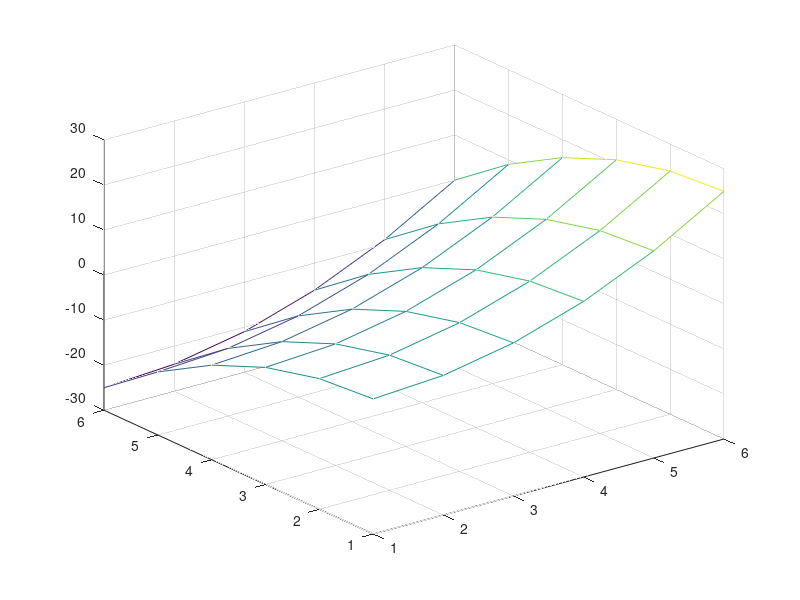

The MATLAB script that drew this image:
% Timothy Smith
% 5/5/16
%________________
A=0:1:5;
X= repmat(A,6,1);
Y=X';
Z=X.^2-Y.^2
[X Y]= meshgrid(0:0.25:5);
mesh(Z)